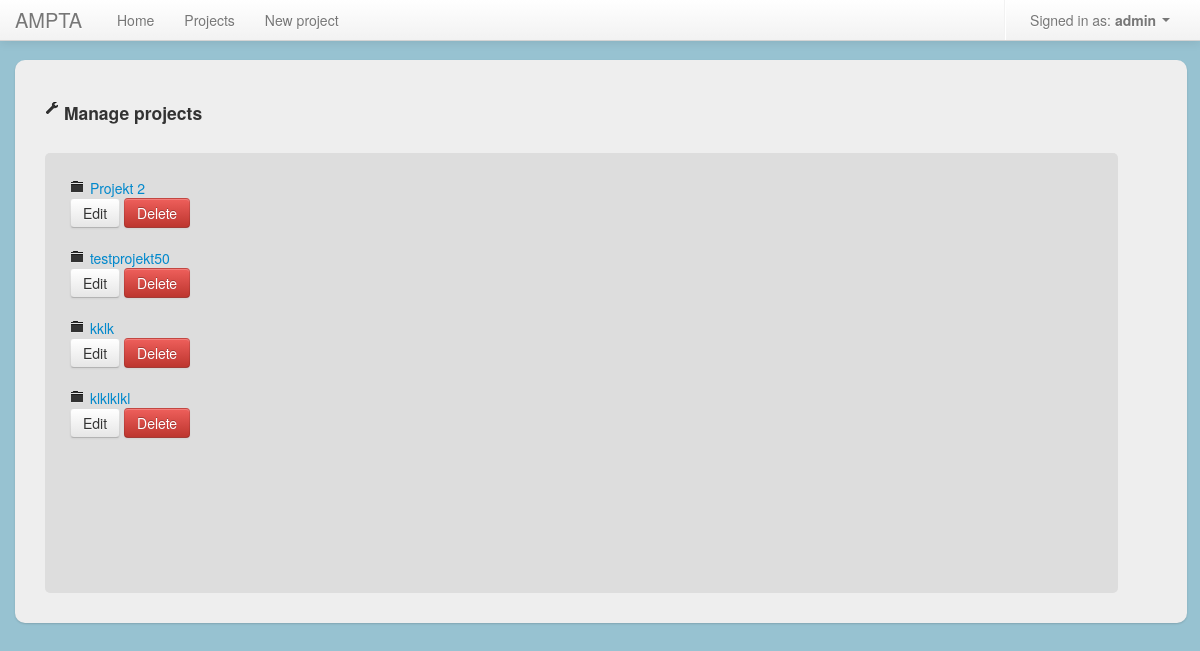
The page /projects/manage (signed in) on the database its author committed.
### project_app/models.py (models this page shows, shortened)
class Project(models.Model):
	name = models.CharField(max_length = 50)
	description = models.TextField()
	start_date = models.DateField('Start date')
	end_date = models.DateField('End date')
	date_added = models.DateField()
	date_updated = models.DateField()
	added_by_user = models.ForeignKey(User)
	users = models.ManyToManyField(User, related_name='projects')
	def __unicode__(self):
		return self.name

### project_app/views.py (the view)
# urls.py: url(r'^projects/manage$', 'project_app.views.project_manage', name="project_manage"),
@login_required
def project_manage(request):
	projects = get_list_or_404(Project.objects.filter(added_by_user = request.user))
	return render(request, 'projects/manage.html', {"projects" : projects, "headline" : "Manage projects"})

### templates/projects/manage.html (shortened to what this page needs)
{% extends 'shared/base.html' %}
{% load custom_filters %}
{% block content %}
	<h4><li class="header-pos"><i class="icon-wrench"></i> {{ headline }}</h4>
	<div id="project_area">
		{% for project in projects %}
		<li>
			<i class="icon-folder-close"></i> <a href="{% url show_project project.id %}">{{ project }}</a><br/>
			<a class="btn" href="{% url project_edit project.id %}">Edit</a>
			<a class="btn btn-danger" id="delete_link" href="{% url project_delete project.id %}">Delete</a>
		</li><br/>
		{% endfor %}
	</div>
{% endblock %}

### templates/shared/base.html (shortened to what this page needs)
<!doctype html>
<html>
  <head>
    {% block stylesheet %}
          <link rel="stylesheet" type="text/css" href="global.css" />
    {% endblock %}
    <link href="/static/css/bootstrap.css" rel="stylesheet">
    <link href="/static/css/global.css" rel="stylesheet">
    <link href="/static/css/ui/jquery-ui-1.10.1.custom.css" rel="stylesheet">
    <link href="/static/css/bootstrap-responsive.css" rel="stylesheet">
  </head>
  <body>
    <header class="navbar navbar-fixed-top">
      <nav class="navbar-inner">
        <div class="container">
          <div class="nav-collapse">
            <ul class="nav">
              <a class="brand">AMPTA</a>
              <li id="home" class="menu_option active"><a href="{% url home %}">Home</a></li>
              <li id="projects" class="menu_option"><a href="{% url project_list %}">Projects</a></li>
              <li id="new_project" class="menu_option"><a href="{% url project_add %}">New project</a></li>
            </ul>
            {% if user.is_authenticated %}
            <ul class="nav pull-right">
              <li class="divider-vertical"></li>
              <li class="dropdown">
                  <a class="dropdown-toggle" href="#" data-toggle="dropdown">Signed in as: <strong> {{ user }} </strong><strong class="caret"></strong></a>
              </li>
            </ul>
          </div>
          {% endif %}
        </div>
      </nav>
    </header>
    <div id="main" role="main">
      <div class="container">
        <div class="content">
              {% block content %}{% endblock %}
        </div>
      </div>
    </div>
  </body>
</html>

### src/css/global.css (style rules this page uses)
body { background-color: #97C2D1 !important; }
ul, li { list-style-type: none; }
.container > .content { width: 95%; float: left; min-height: 500px; background-color: #eee; padding: 30px; -webkit-border-radius: 10px 10px 10px 10px; -moz-border-radius: 10px 10px 10px 10px; border-radius: 10px 10px 10px 10px; -webkit-box-shadow: 0 1px 2px rgba(0,0,0,.15); -moz-box-shadow: 0 1px 2px rgba(0,0,0,.15); box-shadow: 0 1px 2px rgba(0,0,0,.15); }
#project_area { border-radius: 5px; background: #ddd; width: 92%; min-height: 390px; margin-top: 30px; padding: 25px 25px 25px 25px; position: relative; }

### templates/shared/base.html (style rules this page uses)
body { padding-top: 60px; padding-bottom: 40px; }

### rows shown on the page
Project: name "Projekt 2"
Project: name "testprojekt50"
Project: name "kklk"
Project: name "klklklkl"

### other values the page prints
{{ user }} "admin"
{{ headline }} "Manage projects"
